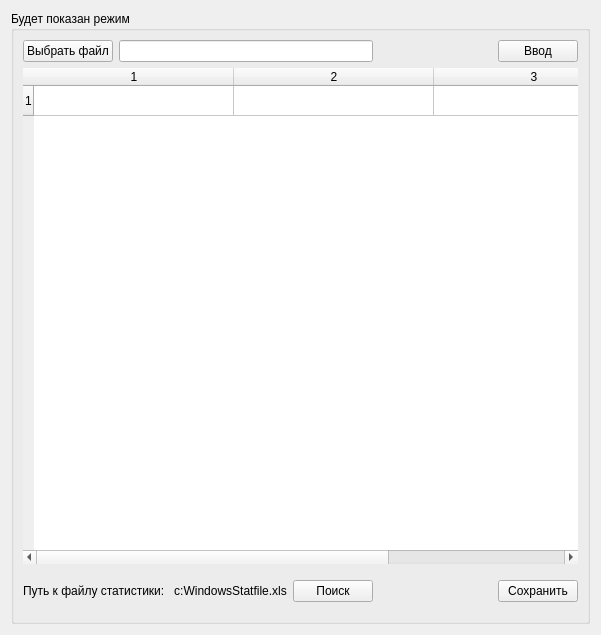
   <widget class="QWidget" name="tab">
    <attribute name="title">
     <string>Определение рейтингов</string>
    </attribute>
    <layout class="QHBoxLayout" name="horizontalLayout">
     <item>
      <widget class="QGroupBox" name="groupBox_main">
       <property name="sizePolicy">
        <sizepolicy hsizetype="Minimum" vsizetype="Minimum">
         <horstretch>255</horstretch>
         <verstretch>255</verstretch>
        </sizepolicy>
       </property>
       <property name="minimumSize">
        <size>
         <width>530</width>
         <height>600</height>
        </size>
       </property>
       <property name="sizeIncrement">
        <size>
         <width>600</width>
         <height>0</height>
        </size>
       </property>
       <property name="title">
        <string>Будет показан режим</string>
       </property>
       <property name="flat">
        <bool>false</bool>
       </property>
       <property name="checkable">
        <bool>false</bool>
       </property>
       <layout class="QGridLayout" name="gridLayout_2">
        <item row="0" column="0">
         <widget class="QPushButton" name="btn_fileopen">
          <property name="sizePolicy">
           <sizepolicy hsizetype="Fixed" vsizetype="Fixed">
            <horstretch>0</horstretch>
            <verstretch>0</verstretch>
           </sizepolicy>
          </property>
          <property name="text">
           <string>Выбрать файл</string>
          </property>
         </widget>
        </item>
        <item row="0" column="4">
         <widget class="QPushButton" name="btn_search">
          <property name="sizePolicy">
           <sizepolicy hsizetype="Fixed" vsizetype="Fixed">
            <horstretch>0</horstretch>
            <verstretch>0</verstretch>
           </sizepolicy>
          </property>
          <property name="text">
           <string>Ввод</string>
          </property>
         </widget>
        </item>
        <item row="1" column="0" colspan="5">
         <widget class="QTableWidget" name="table_results">
          <property name="sizePolicy">
           <sizepolicy hsizetype="Minimum" vsizetype="Minimum">
            <horstretch>255</horstretch>
            <verstretch>255</verstretch>
           </sizepolicy>
          </property>
          <property name="minimumSize">
           <size>
            <width>500</width>
            <height>496</height>
           </size>
          </property>
          <property name="frameShape">
           <enum>QFrame::NoFrame</enum>
          </property>
          <property name="midLineWidth">
           <number>1</number>
          </property>
          <property name="alternatingRowColors">
           <bool>true</bool>
          </property>
          <property name="sortingEnabled">
           <bool>true</bool>
          </property>
          <property name="rowCount">
           <number>1</number>
          </property>
          <property name="columnCount">
           <number>3</number>
          </property>
          <attribute name="horizontalHeaderCascadingSectionResizes">
           <bool>true</bool>
          </attribute>
          <attribute name="horizontalHeaderDefaultSectionSize">
           <number>200</number>
          </attribute>
          <attribute name="horizontalHeaderMinimumSectionSize">
           <number>31</number>
          </attribute>
          <attribute name="horizontalHeaderShowSortIndicator" stdset="0">
           <bool>true</bool>
          </attribute>
          <attribute name="horizontalHeaderStretchLastSection">
           <bool>true</bool>
          </attribute>
          <attribute name="verticalHeaderCascadingSectionResizes">
           <bool>false</bool>
          </attribute>
          <row/>
          <column/>
          <column/>
          <column/>
         </widget>
        </item>
        <item row="2" column="0" colspan="2">
         <widget class="QLabel" name="label_filepath">
          <property name="minimumSize">
           <size>
            <width>0</width>
            <height>42</height>
           </size>
          </property>
          <property name="text">
           <string>Путь к файлу статистики:   c:WindowsStatfile.xls</string>
          </property>
         </widget>
        </item>
        <item row="2" column="2">
         <widget class="QPushButton" name="btn_search_2">
          <property name="sizePolicy">
           <sizepolicy hsizetype="Fixed" vsizetype="Fixed">
            <horstretch>0</horstretch>
            <verstretch>0</verstretch>
           </sizepolicy>
          </property>
          <property name="sizeIncrement">
           <size>
            <width>0</width>
            <height>0</height>
           </size>
          </property>
          <property name="text">
           <string>Поиск</string>
          </property>
         </widget>
        </item>
        <item row="2" column="4">
         <widget class="QPushButton" name="btn_save">
          <property name="sizePolicy">
           <sizepolicy hsizetype="Fixed" vsizetype="Fixed">
            <horstretch>0</horstretch>
            <verstretch>0</verstretch>
           </sizepolicy>
          </property>
          <property name="maximumSize">
           <size>
            <width>16777215</width>
            <height>16777215</height>
           </size>
          </property>
          <property name="text">
           <string>Сохранить</string>
          </property>
         </widget>
        </item>
        <item row="0" column="1" colspan="2">
         <widget class="QLineEdit" name="lineEdit_single_query">
          <property name="sizePolicy">
           <sizepolicy hsizetype="MinimumExpanding" vsizetype="Fixed">
            <horstretch>0</horstretch>
            <verstretch>0</verstretch>
           </sizepolicy>
          </property>
          <property name="minimumSize">
           <size>
            <width>37</width>
            <height>0</height>
           </size>
          </property>
         </widget>
        </item>
       </layout>
      </widget>
     </item>
    </layout>
   </widget>
